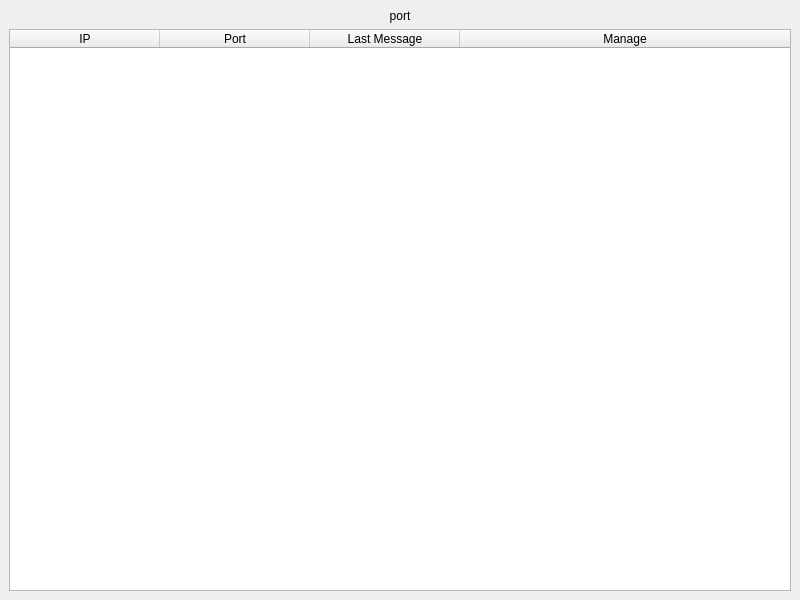
<?xml version="1.0" encoding="UTF-8"?>
<ui version="4.0">
 <class>MainWindow</class>
 <widget class="QMainWindow" name="MainWindow">
  <property name="geometry">
   <rect>
    <x>0</x>
    <y>0</y>
    <width>800</width>
    <height>600</height>
   </rect>
  </property>
  <property name="windowTitle">
   <string>MainWindow</string>
  </property>
  <widget class="QWidget" name="centralwidget">
   <layout class="QVBoxLayout" name="verticalLayout_2">
    <item>
     <layout class="QVBoxLayout" name="verticalLayout">
      <item>
       <widget class="QLabel" name="portLabel">
        <property name="text">
         <string>port</string>
        </property>
        <property name="alignment">
         <set>Qt::AlignCenter</set>
        </property>
       </widget>
      </item>
      <item>
       <widget class="QTableWidget" name="mainTable">
        <property name="minimumSize">
         <size>
          <width>100</width>
          <height>100</height>
         </size>
        </property>
        <attribute name="horizontalHeaderDefaultSectionSize">
         <number>150</number>
        </attribute>
        <attribute name="horizontalHeaderStretchLastSection">
         <bool>true</bool>
        </attribute>
        <column>
         <property name="text">
          <string>IP</string>
         </property>
        </column>
        <column>
         <property name="text">
          <string>Port</string>
         </property>
        </column>
        <column>
         <property name="text">
          <string>Last Message</string>
         </property>
        </column>
        <column>
         <property name="text">
          <string>Manage</string>
         </property>
        </column>
       </widget>
      </item>
     </layout>
    </item>
   </layout>
  </widget>
 </widget>
 <resources/>
 <connections/>
</ui>
